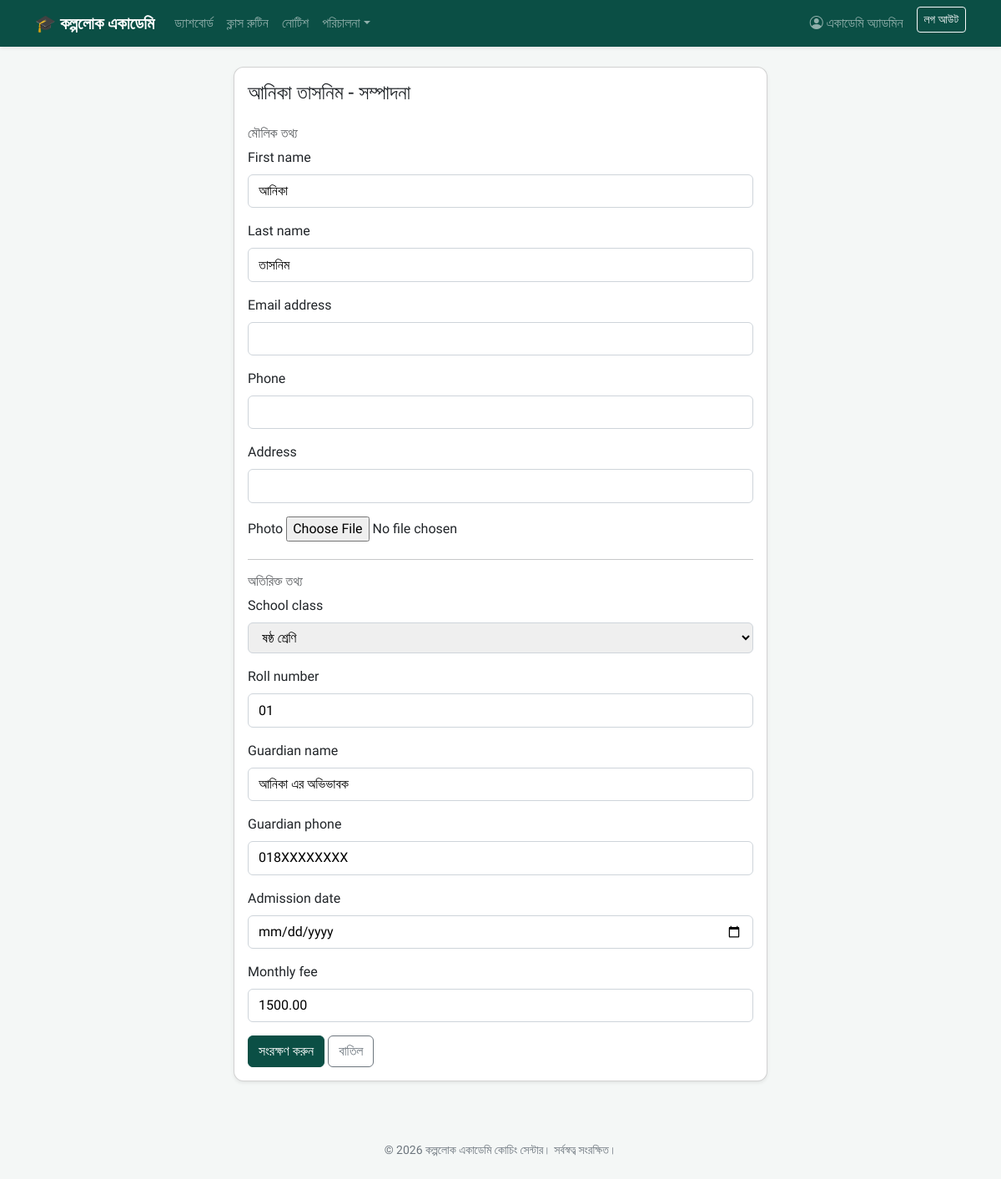
Screenshot of /accounts/users/5/edit/ (signed in) with the database file from the repository.
### accounts/models.py (models this page shows, shortened)
class User(AbstractUser):
    class Role(models.TextChoices):
        ADMIN = "ADMIN", "Admin"
        TEACHER = "TEACHER", "Teacher"
        STUDENT = "STUDENT", "Student"
    role = models.CharField(max_length=10, choices=Role.choices, default=Role.STUDENT)
    phone = models.CharField(max_length=20, blank=True)
    photo = models.ImageField(upload_to="profiles/", blank=True, null=True)
    address = models.CharField(max_length=255, blank=True)
    def is_admin_role(self):
        return self.role == self.Role.ADMIN or self.is_superuser
    def is_teacher_role(self):
        return self.role == self.Role.TEACHER
    def is_student_role(self):
        return self.role == self.Role.STUDENT

class StudentProfile(models.Model):
    user = models.OneToOneField(User, on_delete=models.CASCADE, related_name="student_profile")
    school_class = models.ForeignKey(
        "academy.SchoolClass", on_delete=models.SET_NULL, null=True, blank=True, related_name="students"
    )
    roll_number = models.CharField(max_length=20, blank=True)
    guardian_name = models.CharField(max_length=150, blank=True)
    guardian_phone = models.CharField(max_length=20, blank=True)
    admission_date = models.DateField(null=True, blank=True)
    monthly_fee = models.DecimalField(max_digits=10, decimal_places=2, default=0)

### accounts/decorators.py (the view)
        @login_required
        def wrapped(request, *args, **kwargs):
            if not role_check(request.user):
                raise PermissionDenied("এই পাতাটি দেখার অনুমতি আপনার নেই।")
            return view_func(request, *args, **kwargs)

### accounts/forms.py
class UserEditForm(forms.ModelForm):
    class Meta:
        model = User
        fields = ["first_name", "last_name", "email", "phone", "address", "photo"]

class StudentProfileEditForm(forms.ModelForm):
    class Meta:
        model = StudentProfile
        fields = ["school_class", "roll_number", "guardian_name", "guardian_phone", "admission_date", "monthly_fee"]
        widgets = {"admission_date": forms.DateInput(attrs={"type": "date"})}

### academy/models.py (called while the page is built)
    def __str__(self):
        return f"{self.name}{(' - ' + self.section) if self.section else ''}"

### templates/accounts/edit_user.html (shortened to what this page needs)
{% extends "base.html" %}
{% block content %}
<div class="card shadow-sm" style="max-width:640px;margin:auto;">
    <div class="card-body">
        <h4 class="mb-4">{{ target.get_full_name|default:target.username }} - সম্পাদনা</h4>
        <form method="post" enctype="multipart/form-data">
            <h6 class="text-muted">মৌলিক তথ্য</h6>
            {% for field in user_form %}
                <div class="mb-3">
                    <label class="form-label">{{ field.label }}</label>
                    {{ field }}
                </div>
            {% endfor %}
            {% if profile_form %}
                <hr>
                <h6 class="text-muted">অতিরিক্ত তথ্য</h6>
                {% for field in profile_form %}
                    <div class="mb-3">
                        <label class="form-label">{{ field.label }}</label>
                        {{ field }}
                    </div>
                {% endfor %}
            {% endif %}
            <button type="submit" class="btn btn-brand">সংরক্ষণ করুন</button>
            <a href="{% url 'user_list' %}" class="btn btn-outline-secondary">বাতিল</a>
        </form>
    </div>
</div>
{% endblock %}

### templates/base.html (shortened to what this page needs)
{% load static %}
<!DOCTYPE html>
<html lang="bn">
<head>
    <link href="https://cdn.jsdelivr.net/npm/bootstrap@5.3.3/dist/css/bootstrap.min.css" rel="stylesheet">
    <link href="https://cdn.jsdelivr.net/npm/bootstrap-icons@1.11.3/font/bootstrap-icons.css" rel="stylesheet">
</head>
<body>
<nav class="navbar navbar-expand-lg navbar-dark brand-green mb-4 shadow-sm">
    <div class="container">
        <a class="navbar-brand" href="{% url 'home' %}">🎓 কল্পলোক একাডেমি</a>
        <div class="collapse navbar-collapse" id="navMenu">
            <ul class="navbar-nav me-auto mb-2 mb-lg-0">
                {% if user.is_authenticated %}
                    <li class="nav-item"><a class="nav-link" href="{% url 'dashboard' %}">ড্যাশবোর্ড</a></li>
                    <li class="nav-item"><a class="nav-link" href="{% url 'routine_list' %}">ক্লাস রুটিন</a></li>
                    <li class="nav-item"><a class="nav-link" href="{% url 'notice_list' %}">নোটিশ</a></li>
                    {% if user.is_admin_role %}
                        <li class="nav-item dropdown">
                            <a class="nav-link dropdown-toggle" href="#" data-bs-toggle="dropdown">পরিচালনা</a>
                        </li>
                    {% endif %}
                {% endif %}
            </ul>
            <ul class="navbar-nav">
                {% if user.is_authenticated %}
                    <li class="nav-item"><a class="nav-link" href="{% url 'profile' %}"><i class="bi bi-person-circle"></i> {{ user.get_full_name|default:user.username }}</a></li>
                    <li class="nav-item">
                        <form method="post" action="{% url 'logout' %}" class="d-inline">
                            <button class="btn btn-outline-light btn-sm ms-2" type="submit">লগ আউট</button>
                        </form>
                    </li>
                {% else %}
                    <li class="nav-item"><a class="nav-link" href="{% url 'login' %}">লগইন</a></li>
                {% endif %}
            </ul>
        </div>
    </div>
</nav>
<div class="container mb-5">
    {% block content %}{% endblock %}
</div>
<footer class="text-center py-4 small">
    &copy; {% now "Y" %} কল্পলোক একাডেমি কোচিং সেন্টার। সর্বস্বত্ব সংরক্ষিত।
</footer>
</body>
</html>

### templates/base.html (style rules this page uses)
body { font-family: 'Hind Siliguri', sans-serif; background-color: #f4f7f6; }
.navbar-brand { font-weight: 700; }
.brand-green { background-color: #0b4f45 !important; }
.btn-brand { background-color: #0b4f45; border-color: #0b4f45; color: #fff; }
.card { border-radius: 0.75rem; }
footer { color: #6c757d; }
form input[type=text], form input[type=email], form input[type=password], form input[type=number], form input[type=date], form input[type=time], form select, form textarea { display: block; width: 100%; padding: 0.45rem 0.75rem; border: 1px solid #ced4da; border-radius: 0.375rem; font-family: inherit; }

### rows the page displays
User: get_full_name "একাডেমি অ্যাডমিন"
User: get_full_name "আনিকা তাসনিম", user_form "আনিকা" "তাসনিম"
StudentProfile: profile_form "ষষ্ঠ শ্রেণি" "01" "আনিকা এর অভিভাবক" "018XXXXXXXX" "1500.00"

### other values shown
{{ field.label }} "First name" "Last name" "Email address" "Phone" "Address" "Photo"
{{ field.label }} "School class" "Roll number" "Guardian name" "Guardian phone" "Admission date" "Monthly fee"
